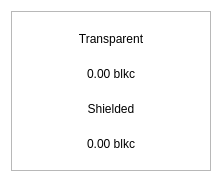
<?xml version="1.0" encoding="UTF-8"?>
<ui version="4.0">
 <class>BalanceBubble</class>
 <widget class="QWidget" name="BalanceBubble">
  <property name="geometry">
   <rect>
    <x>0</x>
    <y>0</y>
    <width>218</width>
    <height>178</height>
   </rect>
  </property>
  <property name="minimumSize">
   <size>
    <width>218</width>
    <height>178</height>
   </size>
  </property>
  <property name="maximumSize">
   <size>
    <width>250</width>
    <height>178</height>
   </size>
  </property>
  <property name="windowTitle">
   <string>Form</string>
  </property>
  <property name="styleSheet">
   <string notr="true">#BalanceBubble{
background-color:transparent
}</string>
  </property>
  <layout class="QVBoxLayout" name="verticalLayout_2">
   <property name="spacing">
    <number>0</number>
   </property>
   <item>
    <widget class="QFrame" name="frame">
     <property name="minimumSize">
      <size>
       <width>200</width>
       <height>160</height>
      </size>
     </property>
     <property name="maximumSize">
      <size>
       <width>250</width>
       <height>160</height>
      </size>
     </property>
     <property name="styleSheet">
      <string notr="true"/>
     </property>
     <property name="frameShape">
      <enum>QFrame::StyledPanel</enum>
     </property>
     <property name="frameShadow">
      <enum>QFrame::Raised</enum>
     </property>
     <property name="lineWidth">
      <number>10</number>
     </property>
     <layout class="QVBoxLayout" name="verticalLayout">
      <property name="spacing">
       <number>0</number>
      </property>
      <item>
       <layout class="QHBoxLayout" name="horizontalLayout">
        <item>
         <widget class="QLabel" name="lblFirst">
          <property name="styleSheet">
           <string notr="true"/>
          </property>
          <property name="text">
           <string>Transparent</string>
          </property>
          <property name="alignment">
           <set>Qt::AlignCenter</set>
          </property>
         </widget>
        </item>
       </layout>
      </item>
      <item>
       <widget class="QLabel" name="textTransparent">
        <property name="styleSheet">
         <string notr="true"/>
        </property>
        <property name="text">
         <string>0.00 blkc</string>
        </property>
        <property name="alignment">
         <set>Qt::AlignCenter</set>
        </property>
       </widget>
      </item>
      <item>
       <widget class="QLabel" name="lblSecond">
        <property name="styleSheet">
         <string notr="true"/>
        </property>
        <property name="text">
         <string>Shielded</string>
        </property>
        <property name="alignment">
         <set>Qt::AlignCenter</set>
        </property>
       </widget>
      </item>
      <item>
       <widget class="QLabel" name="textShielded">
        <property name="styleSheet">
         <string notr="true"/>
        </property>
        <property name="text">
         <string>0.00 blkc</string>
        </property>
        <property name="alignment">
         <set>Qt::AlignCenter</set>
        </property>
       </widget>
      </item>
     </layout>
    </widget>
   </item>
  </layout>
 </widget>
 <resources/>
 <connections/>
</ui>
